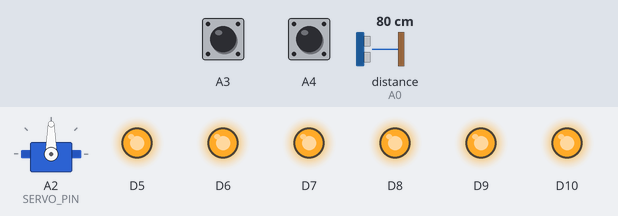
The sketch below on a simulated Arduino Uno R4 Minima. Shown: servo, output pins drawn as LEDs (lit = HIGH). Wiring (inferred from the names in the program): ultrasonic range finder: trigger A1; echo A0. Dashed ring = blinking. The inputs (shaded band) are chosen by the test bench; at power-on: distance to the obstacle (sensor on A0) 80 cm, A3 HIGH, A4 HIGH. The echo pulse lasts 58.3 µs per cm; pins used as bus, display or sensor lines are not drawn.

Above: at 1.2 s.
1.3 s: distance to the obstacle (sensor on A0) set to 27 cm
4.3 s: distance to the obstacle (sensor on A0) set to 21 cm
At 6.0 s:
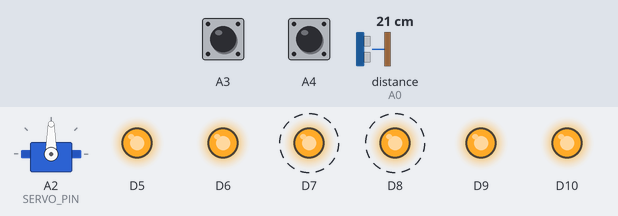
7.3 s: distance to the obstacle (sensor on A0) set to 35 cm
At 8.1 s:
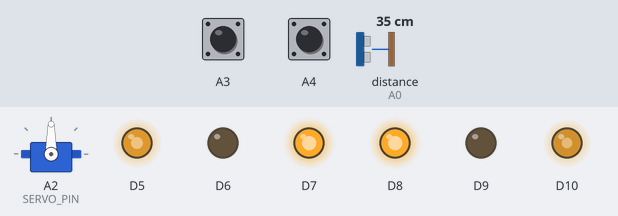
9.2 s: A3 pulled LOW for 3.2 s
At 9.84 s:
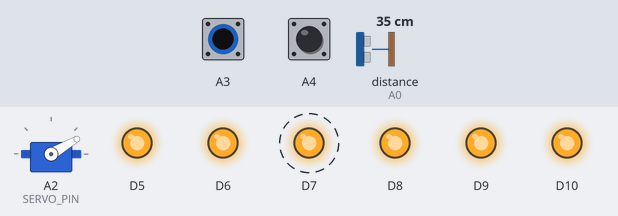
13.9 s: A4 pulled LOW for 3.2 s
At 15.72 s:
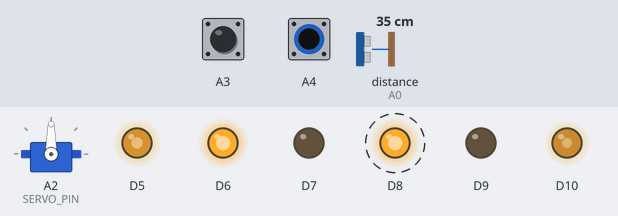
18.6 s: A4 pulled LOW for 0.15 s
At 19.68 s:
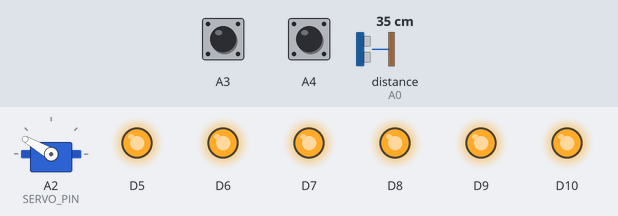
Timing chart, 0 to 22.0 s (numbered marks = the images above; inputs shaded):
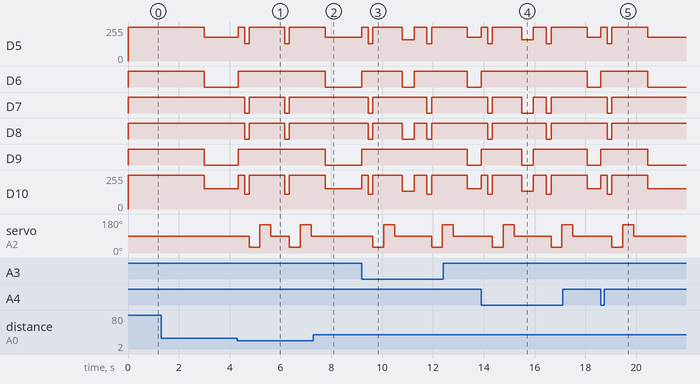

Measured:
- the behaviour switches between 25 and 24 cm on distance to the obstacle (sensor on A0) (found by bisection; images 0 and 1)
- after the input at 4.3 s, D5: goes 255/255 0.26 s, 130/255 0.18 s, 255/255 1.4 s, 130/255 0.18 s, then 255/255, starting at once; D6: LOW → HIGH at once
- after the input at 7.3 s, D6, D9: HIGH → LOW after 0.46 s; D7, D8: stays HIGH (without the input it goes to LOW after 0.46 s); servo on A2 (SERVO_PIN): stays 90° (without the input it goes to 30° after 0.65 s)
- after the input at 9.2 s, D5: 180/255 → 255/255 at once, → 130/255 0.26 s later, → 255/255 0.17 s later, → 160/255 1.2 s later, … (8 changes in this stretch); D6: LOW → HIGH at once, → LOW 1.6 s later, → HIGH 0.46 s later, → LOW 2.1 s later
- after the input at 13.9 s, D5: 180/255 → 255/255 at once, → 130/255 0.25 s later, → 255/255 0.18 s later, → 160/255 1.2 s later, … (8 changes in this stretch); D6: LOW → HIGH at once, → LOW 4.2 s later
- after the input at 18.6 s, D5: 180/255 → 255/255 at once, → 130/255 0.26 s later, → 255/255 0.18 s later, → 180/255 1.4 s later; D6: LOW → HIGH at once, → LOW 1.9 s later

The sketch:

obstacle_avoidance_no_servo.ino
```cpp
// UNO R4 WiFi: wait 3 seconds, stop at 25 cm, back up, then take the farthest clear route.
// Two front IRs and servo-scanned ultrasonic. No scenarios, Bluetooth or rear IRs.
#include <Arduino.h>
#include <Servo.h>
#include "Settings.h"

constexpr int ECHO_PIN = A0, TRIG_PIN = A1, SERVO_PIN = A2;
constexpr int IR_LEFT_PIN = settings::IR_SIDES_SWAPPED ? A4 : A3;
constexpr int IR_RIGHT_PIN = settings::IR_SIDES_SWAPPED ? A3 : A4;
enum class Mode { Forward, Backup, ScanRight, ScanLeft, ChooseTurn, Turning };
Mode mode = Mode::Forward;
Servo sonarServo;
bool started = false, turnRight = true;
bool irLeft = false, irRight = false, frontValid = false;
bool rightClear = false, leftClear = false;
float rightSpaceCm = 0, leftSpaceCm = 0; // Zero: no measured range, only no-echo fallback.
float frontCm = 0;
int noEchoStreak = 0, pwmLeft = 0, pwmRight = 0;
int servoAngle = settings::SERVO_FRONT, scanSamples = 0, scanValid = 0, scanNoEcho = 0;
float scanNearest = 400;
uint32_t servoMovedAt = 0;
uint32_t bootAt = 0, phaseAt = 0, lastPing = 0, lastControl = 0;
void pauseAt(Mode next);

void setWheel(int enable, int a, int b, int value, int previous) {
  const int direction = value > 0 ? 1 : (value < 0 ? -1 : 0);
  const int oldDirection = previous > 0 ? 1 : (previous < 0 ? -1 : 0);
  if (direction != oldDirection) analogWrite(enable, 0);
  digitalWrite(a, value <= 0 ? HIGH : LOW);
  digitalWrite(b, value >= 0 ? HIGH : LOW);
  analogWrite(enable, value == 0 ? settings::BRAKE_PWM : abs(value));
}
void drive(int left, int right) {
  if (settings::LEFT_INVERTED) left = -left;
  if (settings::RIGHT_INVERTED) right = -right;
  const int channelA = constrain(settings::MOTOR_SIDES_SWAPPED ? right : left, -255, 255);
  const int channelB = constrain(int((settings::MOTOR_SIDES_SWAPPED ? left : right) *
                                     settings::RIGHT_TRIM), -255, 255);
  setWheel(settings::LEFT_PWM, settings::LEFT_A, settings::LEFT_B, channelA, pwmLeft);
  setWheel(settings::RIGHT_PWM, settings::RIGHT_A, settings::RIGHT_B, channelB, pwmRight);
  pwmLeft = channelA; pwmRight = channelB;
}
void pauseAt(Mode next) {
  drive(0, 0); // A=B=HIGH, PWM=BRAKE_PWM: brake before changing movement.
  mode = next; phaseAt = millis();
}
void clearFront() {
  frontValid = false; noEchoStreak = 0;
  lastPing = millis() - settings::PING_INTERVAL_MS;
}
void pointSonar(int angle) {
  sonarServo.write(angle); servoAngle = angle; servoMovedAt = millis();
  clearFront(); // Never use another direction's readings as front clearance.
  scanSamples = scanValid = scanNoEcho = 0; scanNearest = 400;
}
void beginScan() {
  pauseAt(Mode::Backup); // Every sweep, including retries, starts with one short retreat.
  rightClear = leftClear = false;
  rightSpaceCm = leftSpaceCm = 0;
}
bool scannedSideClear() {
  return (scanValid > settings::SONAR_SAMPLES / 2 && scanNearest >= settings::SIDE_CLEAR_CM) ||
         scanNoEcho == settings::SONAR_SAMPLES;
}
void readSensors() {
  const int detected = settings::IR_ACTIVE_LOW ? LOW : HIGH;
  irLeft = digitalRead(IR_LEFT_PIN) == detected;
  irRight = digitalRead(IR_RIGHT_PIN) == detected;
  if (millis() - servoMovedAt < settings::SERVO_SETTLE_MS ||
      millis() - lastPing < settings::PING_INTERVAL_MS) return;
  if (servoAngle != settings::SERVO_FRONT && scanSamples >= settings::SONAR_SAMPLES) return;
  digitalWrite(TRIG_PIN, LOW); delayMicroseconds(2);
  digitalWrite(TRIG_PIN, HIGH); delayMicroseconds(10);
  digitalWrite(TRIG_PIN, LOW);
  const unsigned long pulse = pulseIn(ECHO_PIN, HIGH, settings::ECHO_TIMEOUT_US);
  lastPing = millis();
  const float cm = pulse * 0.0343f / 2.0f;
  const bool valid = pulse != 0 && cm >= 2 && cm <= 400;
  if (servoAngle == settings::SERVO_FRONT) {
    frontCm = cm; frontValid = valid;
    if (pulse == 0) {
      if (noEchoStreak < settings::NO_ECHO_SAMPLES) ++noEchoStreak;
    } else noEchoStreak = 0;
  } else {
    ++scanSamples;
    if (valid) { ++scanValid; if (cm < scanNearest) scanNearest = cm; }
    if (pulse == 0) ++scanNoEcho;
  }
  // Re-read after pulseIn so IR changes during its bounded wait take effect now.
  irLeft = digitalRead(IR_LEFT_PIN) == detected;
  irRight = digitalRead(IR_RIGHT_PIN) == detected;
}
bool frontReady() {
  return servoAngle == settings::SERVO_FRONT &&
         millis() - servoMovedAt >= settings::SERVO_SETTLE_MS &&
         (frontValid || noEchoStreak >= settings::NO_ECHO_SAMPLES) &&
         millis() - lastPing <= settings::RANGE_MAX_AGE_MS;
}
void updateMotion() {
  const uint32_t elapsed = millis() - phaseAt;
  switch (mode) {
    case Mode::Forward:
      if (elapsed < settings::BRAKE_MS) return;
      if (irLeft || irRight || (frontValid && frontCm <= settings::FRONT_STOP_CM)) {
        beginScan();
      } else if (frontReady()) drive(settings::RUN_PWM, settings::RUN_PWM);
      else drive(0, 0); // Resume automatically when readings recover.
      break;
    case Mode::Backup:
      if (elapsed < settings::BRAKE_MS) return;
      if (elapsed >= settings::BRAKE_MS + settings::BACKUP_MS) {
        pauseAt(Mode::ScanRight);
        pointSonar(settings::SERVO_RIGHT); // Scan only after the retreat has stopped.
      } else drive(-settings::REVERSE_PWM, -settings::REVERSE_PWM);
      break;
    case Mode::ScanRight:
      if (scanSamples < settings::SONAR_SAMPLES) return;
      rightClear = scannedSideClear();
      rightSpaceCm = scanValid > settings::SONAR_SAMPLES / 2 ? scanNearest : 0;
      pauseAt(Mode::ScanLeft); pointSonar(settings::SERVO_LEFT);
      break;
    case Mode::ScanLeft:
      if (scanSamples < settings::SONAR_SAMPLES) return;
      leftClear = scannedSideClear();
      leftSpaceCm = scanValid > settings::SONAR_SAMPLES / 2 ? scanNearest : 0;
      pauseAt(Mode::ChooseTurn); pointSonar(settings::SERVO_FRONT);
      break;
    case Mode::ChooseTurn: {
      if (elapsed < settings::BRAKE_MS) return;
      // A prolonged front read failure must not leave stale side scans queued for a turn.
      if (elapsed > settings::SERVO_SETTLE_MS + settings::RANGE_MAX_AGE_MS) {
        beginScan(); return;
      }
      if (!frontReady()) return;
      if (frontValid && frontCm <= settings::TURN_STOP_CM) {
        beginScan(); return; // Back away from the corner before the next scan.
      }
      // Compare all clear headings without a distance bias or a 25 cm measurement cap.
      // IR vetoes its side and forward. No-echo stays below any measured clear distance.
      const bool canRight = rightClear && !irRight;
      const bool canLeft = leftClear && !irLeft;
      const bool canForward = !irLeft && !irRight &&
                              (!frontValid || frontCm > settings::FRONT_STOP_CM);
      const float frontSpaceCm = frontValid ? frontCm : 0;
      if (canForward && (!canRight || frontSpaceCm >= rightSpaceCm) &&
                        (!canLeft || frontSpaceCm >= leftSpaceCm)) {
        pauseAt(Mode::Forward); // Prefer continuing straight when measured ranges tie.
        break;
      }
      if (!canRight && !canLeft) {
        beginScan(); return;
      }
      turnRight = canRight && (!canLeft || rightSpaceCm >= leftSpaceCm);
      mode = Mode::Turning; phaseAt = millis();
      // Logical wheels; drive() applies the Max_Speed channel mapping and trim.
      drive(turnRight ? settings::TURN_PWM : -settings::TURN_PWM,
            turnRight ? -settings::TURN_PWM : settings::TURN_PWM);
      break;
    }
    case Mode::Turning:
      if (elapsed >= (turnRight ? settings::TURN_RIGHT_90_MS : settings::TURN_LEFT_90_MS)) {
        pauseAt(Mode::Forward);
        clearFront(); // Measure the new heading before moving forward.
      } else if (!frontReady() || (turnRight ? irRight : irLeft) ||
                 (frontValid && frontCm <= settings::TURN_STOP_CM)) {
        beginScan(); // Brake, retreat once, then scan again after an interrupted turn.
      }
      break;
  }
}
void setup() {
  analogWriteResolution(8);
  pinMode(settings::LEFT_PWM, OUTPUT); pinMode(settings::RIGHT_PWM, OUTPUT);
  analogWrite(settings::LEFT_PWM, 0); analogWrite(settings::RIGHT_PWM, 0);
  pinMode(settings::LEFT_A, OUTPUT); pinMode(settings::LEFT_B, OUTPUT);
  pinMode(settings::RIGHT_A, OUTPUT); pinMode(settings::RIGHT_B, OUTPUT);
  drive(0, 0);
  sonarServo.attach(SERVO_PIN); // Reserve motor PWM timers before attaching Servo.
  pointSonar(settings::SERVO_FRONT);
  pinMode(TRIG_PIN, OUTPUT); digitalWrite(TRIG_PIN, LOW); pinMode(ECHO_PIN, INPUT);
  pinMode(IR_LEFT_PIN, INPUT_PULLUP); pinMode(IR_RIGHT_PIN, INPUT_PULLUP);
  mode = Mode::Forward; started = false; turnRight = true;
  frontValid = false; noEchoStreak = 0; rightClear = leftClear = false;
  rightSpaceCm = leftSpaceCm = 0;
  bootAt = phaseAt = lastControl = millis();
  lastPing = bootAt - settings::PING_INTERVAL_MS;
}
void loop() {
  readSensors();
  const uint32_t now = millis();
  if (!started) {
    if (now - bootAt < settings::START_DELAY_MS) return;
    started = true;
  }
  if (now - lastControl < settings::CONTROL_MS) return;
  lastControl = now;
  updateMotion();
}
```

Settings.h
```cpp
#pragma once
#include <stdint.h>

namespace settings {
// Calibration from Max_Speed/obstacle_avoidance_auto/obstacle_avoidance_auto.ino.
// These pin names identify driver channels; drive() maps the logical wheel sides.
constexpr int LEFT_PWM = 5, LEFT_A = 6, LEFT_B = 7;
constexpr int RIGHT_PWM = 10, RIGHT_A = 9, RIGHT_B = 8;
constexpr float RIGHT_TRIM = 46800.0f / 55500.0f;
constexpr bool MOTOR_SIDES_SWAPPED = true;
constexpr bool LEFT_INVERTED = false, RIGHT_INVERTED = false;
constexpr bool IR_SIDES_SWAPPED = true;
constexpr bool IR_ACTIVE_LOW = true;
constexpr int RUN_PWM = 180, TURN_PWM = 160, REVERSE_PWM = 130;
constexpr int BRAKE_PWM = 255;
constexpr bool SERVO_MIRRORED = false;
constexpr int SERVO_FRONT = 90, SERVO_SIDE_ANGLE = 60;
constexpr int SERVO_LEFT = SERVO_MIRRORED ? SERVO_FRONT - SERVO_SIDE_ANGLE
                                       : SERVO_FRONT + SERVO_SIDE_ANGLE;
constexpr int SERVO_RIGHT = SERVO_MIRRORED ? SERVO_FRONT + SERVO_SIDE_ANGLE
                                        : SERVO_FRONT - SERVO_SIDE_ANGLE;
constexpr uint32_t SERVO_SETTLE_MS = 300;
constexpr int SONAR_SAMPLES = 3;
constexpr float SIDE_CLEAR_CM = 25.0f;
constexpr uint32_t TURN_LEFT_90_MS = 450, TURN_RIGHT_90_MS = 450;
// Keep the existing timed retreat: this sketch does not read wheel encoders.
constexpr uint32_t START_DELAY_MS = 3000, BRAKE_MS = 250, BACKUP_MS = 180;
// Driving threshold only; route selection compares the full measured sonar range.
constexpr float FRONT_STOP_CM = 25.0f, TURN_STOP_CM = 8.0f;
constexpr uint32_t CONTROL_MS = 10, CONTROL_GAP_MS = 250;
constexpr uint32_t PING_INTERVAL_MS = 60, ECHO_TIMEOUT_US = 30000;
constexpr uint32_t RANGE_MAX_AGE_MS = 300, RANGE_WAIT_MS = 1500;
constexpr uint32_t TURN_TIMEOUT_MS = 3000;
constexpr int NO_ECHO_SAMPLES = 3;
// Shared budget for turns/backups without a sustained forward run.
constexpr int MAX_AVOID_ACTIONS = 6;
constexpr uint32_t FORWARD_PROGRESS_MS = 500;
static_assert(RUN_PWM > 0 && RUN_PWM <= 255 && TURN_PWM > 0 && TURN_PWM <= 255 &&
              REVERSE_PWM > 0 && REVERSE_PWM <= 255, "Use 8-bit motor PWM");
static_assert(TURN_LEFT_90_MS > 0 && TURN_LEFT_90_MS < TURN_TIMEOUT_MS &&
              TURN_RIGHT_90_MS > 0 && TURN_RIGHT_90_MS < TURN_TIMEOUT_MS, "Check turn timing");
}
```
